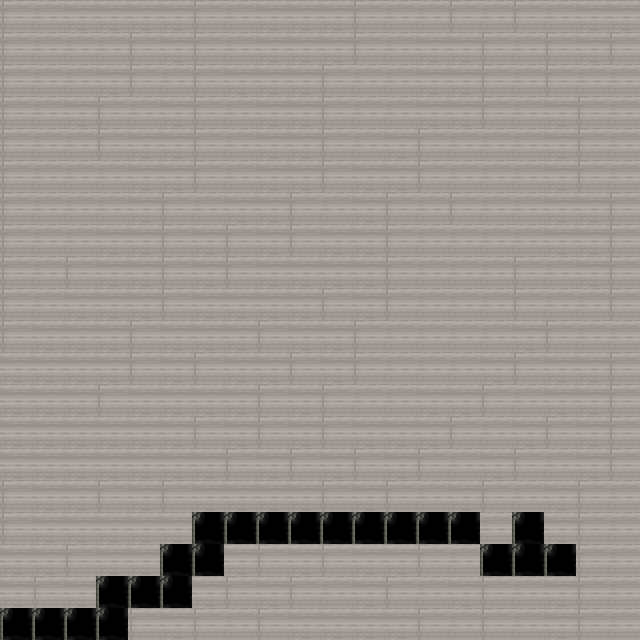

Tiled map render using the project's own tile images. Description and the map definition, with tile-layer contents summarised, below:
An orthogonal 20x20 tile map with 32x32 px tiles, 1 tile layer (Camada de Tiles 1).

<map version="1.0" tiledversion="1.1.5" orientation="orthogonal" renderorder="right-down" width="20" height="20" tilewidth="32" tileheight="32" infinite="0" nextobjectid="1">
 <tileset firstgid="1" source="indiferencaTilset.tsx" />
 <layer name="Camada de Tiles 1" width="20" height="20">
  <data>[400 cells, 400 non-empty, 4 distinct tile ids]</data>
 </layer>
</map>